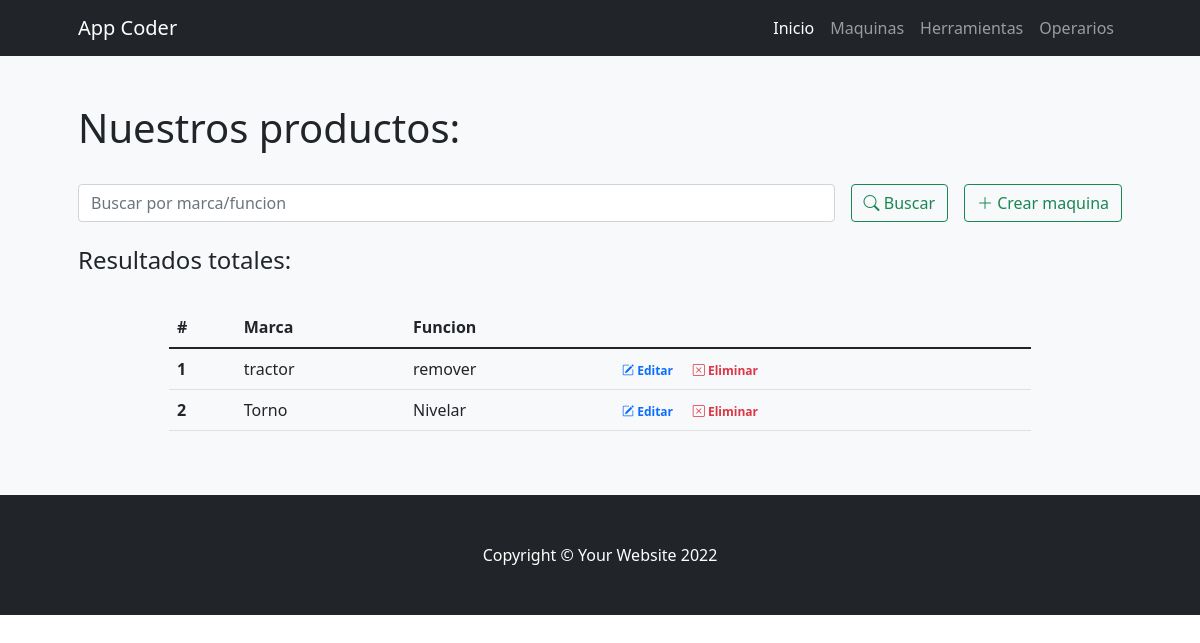
Page /coderapp/maquinas/ on the committed database.
### ProyectoCoderApp/models.py (models this page shows)
class Maquinaria(models.Model):
    marca = models.CharField(max_length=30) # Texto
    funcion = models.CharField(max_length=30)

### ProyectoCoderApp/views.py (the view)
# urls.py: path('maquinas/', maquinas, name= "maquinas"),
def maquinas(request):
    if request.method == "POST":
        search = request.POST["search"]
        if search != "":
            maquinas = Maquinaria.objects.filter( Q(marca__icontains=search) | Q(funcion__icontains=search) ).values()
            return render(request,"ProyectoCoderApp/maquinaria.html",{"maquinas": maquinas , "search":True, "busqueda":search})
    maquinas = Maquinaria.objects.all()
    return render(request,"ProyectoCoderApp/maquinaria.html",{"maquinas":maquinas, "search":False})

### ProyectoCoderApp/templates/ProyectoCoderApp/maquinaria.html (shortened to what this page needs)
{% extends 'ProyectoCoderApp/base.html' %}
{% load static %}
{% block contenidoPagina %}
<section class="bg-light py-5">
    <div class="container px-5">
        <h1>Nuestros productos:</h1>
        <br>
        <div class="row gx-5 justify-content-center">
            <div class="col-lg-12">
                <form class="d-flex my-2 my-lg-0" action="" method="post">
                    <input class="flex-grow-0 form-control mr-sm-2" type="search" name="search" placeholder="Buscar por marca/funcion" aria-label="Search">
                    <button class="btn btn-outline-success text-nowrap ms-3 my-2 my-sm-0" type="submit"> <i class="bi bi-search"></i> Buscar</button>
                    <a class="btn btn-outline-success text-nowrap ms-3 my-2 my-sm-0" href="{% url 'crear_maquina' %}"> <i class="bi bi-plus-lg"></i> Crear maquina</a>
                </form>
            </div>
        </div>
        <br>
        <h4>Resultados
            {% if search %}
                para "{{busqueda}}":
            {% else %}
                totales:
            {% endif %}
        </h4>
        <br>
        <div class="row gx-5 justify-content-center">
            <div class="col-lg-10 table-responsive">
                <table class="table table-theme">
                    <thead>
                        <tr>
                            <th scope="col">#</th>
                            <th scope="col">Marca</th>
                            <th scope="col">Funcion</th>
                        </tr>
                    </thead>
                    <tbody>
                        {% for maquina in maquinas %}
                            <tr>
                                <th scope="row">{{forloop.counter}}</th>
                                <td>{{maquina.marca}}</td>
                                <td>{{maquina.funcion}}</td>
                                <td>
                                    <a href="{% url 'editar_maquina' maquina.id %}" class="text-primary badge badge-primary text-decoration-none"> <i class="bi bi-pencil-square"></i> Editar</a>
                                    <a href="{% url 'eliminar_maquina' maquina.id %}" class="text-danger badge badge-danger text-decoration-none"> <i class="bi bi-x-square"></i> Eliminar</a>
                                </td>
                            </tr>
                        {% endfor %}
                    </tbody>
                </table>
            </div>
        </div>
    </div>
</section>
{% endblock %}

### rows in the picture
Maquinaria: marca "tractor", funcion "remover"
Maquinaria: marca "Torno", funcion "Nivelar"
